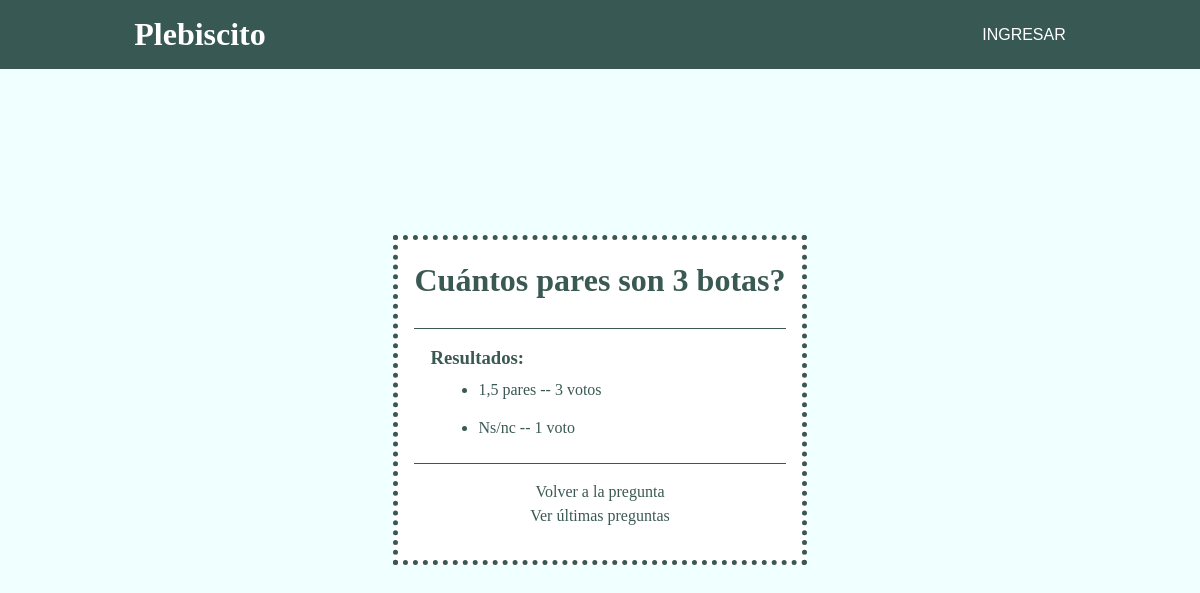
/polls/2/results, run on the app's committed database.
### polls/models.py (models this page shows, shortened)
class Question(models.Model):
    question_text = models.CharField(max_length=200)
    pub_date = models.DateTimeField('Fecha de publicación')
    def was_published_recently(self):
        now = timezone.now()
        return now - datetime.timedelta(days=1) <= self.pub_date <=now
    was_published_recently.admin_order_field = 'pub_date'
    was_published_recently.boolean = True
    was_published_recently.short_description = 'Publicado recientemente?'

class Choice(models.Model):
    question = models.ForeignKey(Question, on_delete=models.CASCADE)
    choice_text = models.CharField(max_length=200)
    votes = models.IntegerField(default=0)

### polls/views.py (the view)
# urls.py: path('<int:pk>/results', views.ResultsView.as_view(), name='results'),
class ResultsView(generic.DetailView):
    model = Question
    template_name = 'polls/results.html'

### polls/templates/polls/results.html (shortened to what this page needs)
{% extends 'base.html' %}
{% block content %}
<div class="sub-title">
  <h1>{{ question.question_text }}</h1>
</div>
<div class="sub-content">
  <h3>Resultados:</h2>
  <ul>
{% for choice in question.choice_set.all %}
  <div class="sub-option">
    <li>{{ choice.choice_text }} -- {{ choice.votes }} voto{{ choice.votes|pluralize }}</li>
  </div>
{% endfor %}
  </ul>
</div>
<div class="sub-footer">
  <a href="{% url 'polls:detail' question.id %}">Volver a la pregunta</a>
  <br><a href="{% url 'polls:index' %}">Ver últimas preguntas</a>
{% endblock %}

### polls/templates/base.html (style rules this page uses)
* { margin: 0; padding: 0; }
*, *::before, *::after { box-sizing: border-box; }
:root { --background: rgba(10, 47, 40, 0.8); }
h1, h2, h3 { font-family: 'Times New Roman', Times, serif; }
.content a:any-link { color: var(--background); text-decoration: none; }
.sub-title { text-align: center; padding-bottom: 1.5em; border-bottom: 1px solid var(--background); }
.sub-content { padding: 1em; line-height: 1.4; }
.sub-option { padding: .5em 3em; }
.sub-footer { padding: 1em; text-align: center; border-top: 1px solid var(--background); }

### data on the page
Question: question_text "Cuántos pares son 3 botas?"
Choice: choice_text "1,5 pares", votes "3"
Choice: choice_text "Ns/nc", votes "1"
